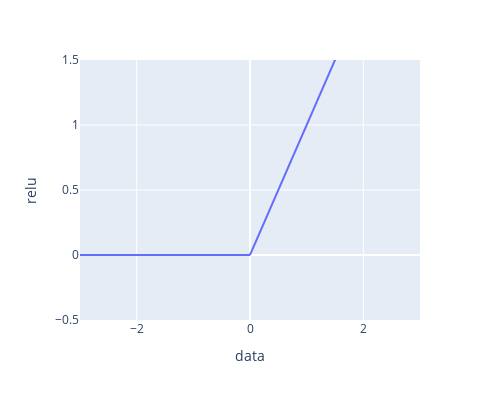

Notebook source saved alongside this figure:
### Code cell
px.line(data, x='data', y='relu', width=500, height=400, range_y=[-.5, 1.5])

### Figure 1 — Plotly figure (JSON) as saved in the notebook; plotly's stock layout.template omitted (floating-point values rounded to 4 significant figures; data arrays with more than 128 entries replaced by an {"elided": "..."} marker saying what was removed)
{"data": [{"hovertemplate": "data=%{x}<br>relu=%{y}<extra></extra>", "legendgroup": "", "line": {"color": "#636efa", "dash": "solid"}, "mode": "lines", "name": "", "orientation": "v", "showlegend": false, "type": "scatter", "x": {"elided": "300 float values"}, "xaxis": "x", "y": {"elided": "300 float values"}, "yaxis": "y"}], "layout": {"height": 400, "legend": {"tracegroupgap": 0}, "margin": {"t": 60}, "width": 500, "xaxis": {"anchor": "y", "domain": [0, 1], "title": {"text": "data"}}, "yaxis": {"anchor": "x", "domain": [0, 1], "range": [-0.5, 1.5], "title": {"text": "relu"}}}}
